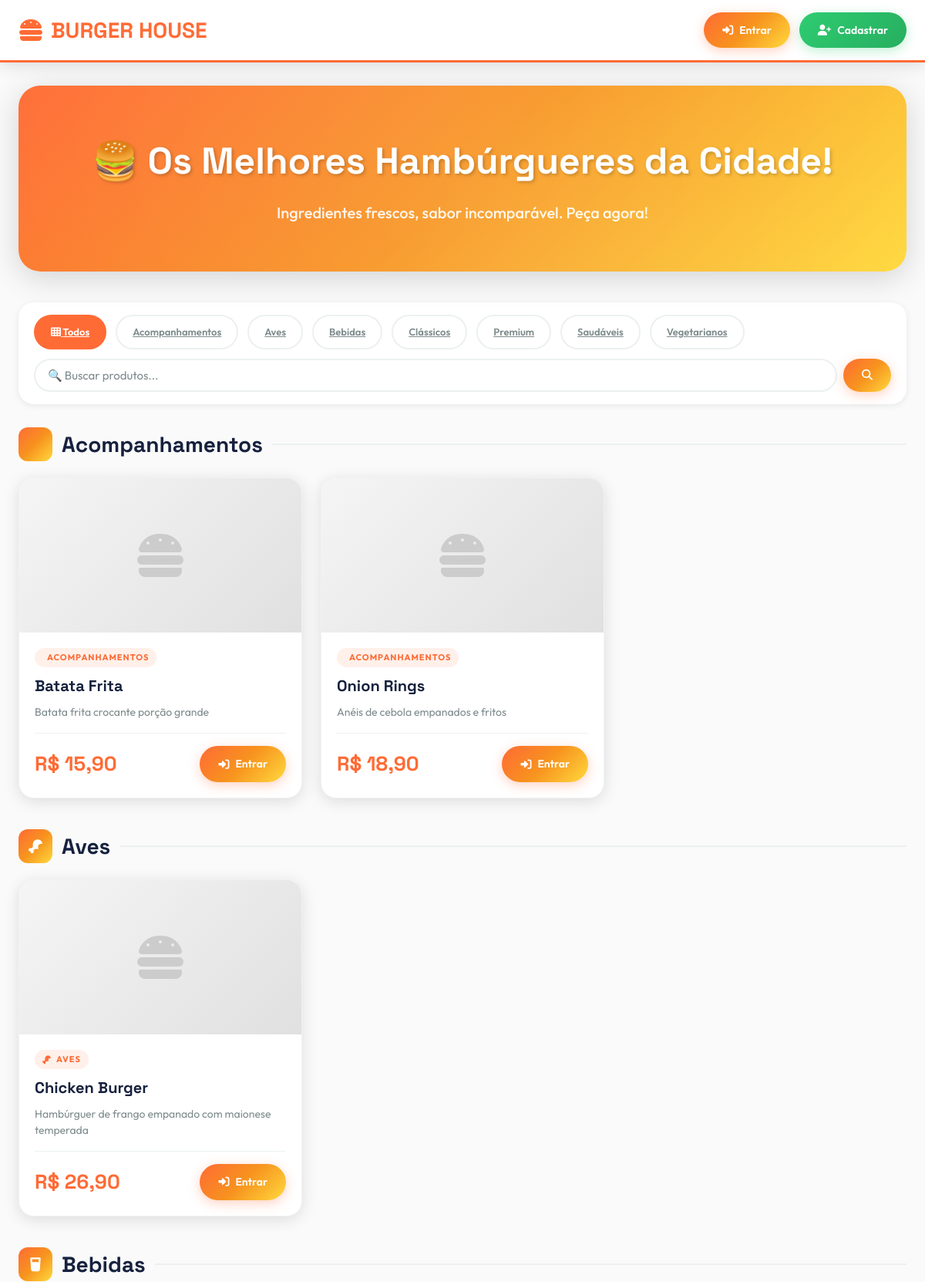
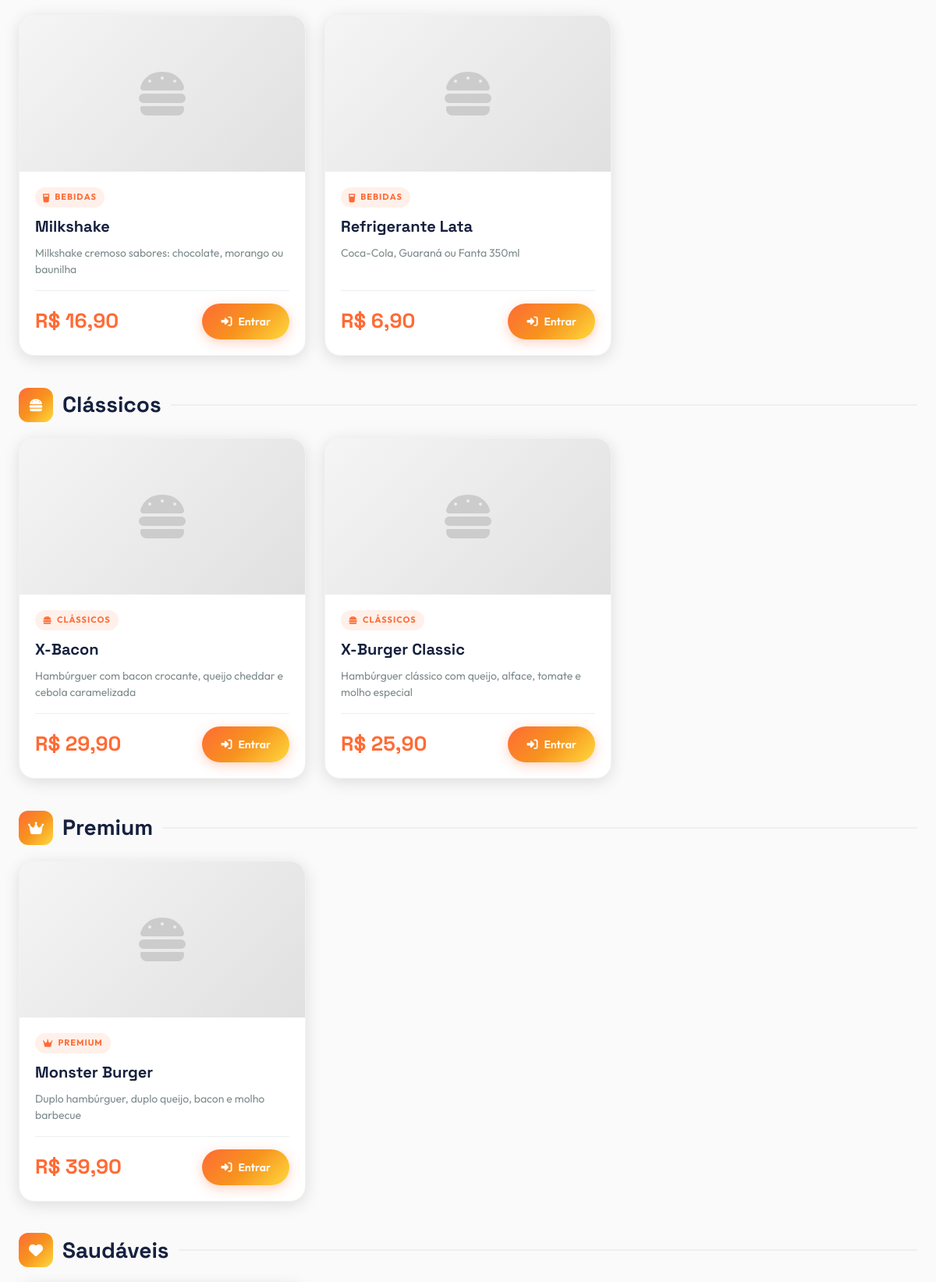
The page / (upper part) on the database its author committed (2 pictures, top to bottom).
### tables this page shows
CREATE TABLE produtos (
    id INT PRIMARY KEY AUTO_INCREMENT,
    nome VARCHAR(100) NOT NULL,
    descricao TEXT,
    preco DECIMAL(10,2) NOT NULL,
    categoria VARCHAR(50),
    imagem VARCHAR(255),
    disponivel TINYINT(1) DEFAULT 1,
    criado_em TIMESTAMP DEFAULT CURRENT_TIMESTAMP,
    INDEX idx_categoria (categoria),
    INDEX idx_disponivel (disponivel)
);

### index.php (the view, shortened to what this page needs)
<?php
include "config.php";
$categoria = $_GET['categoria'] ?? '';
$busca = $_GET['busca'] ?? '';
$usuario_id = $_SESSION['id_usuario'] ?? 0;
$where = ["disponivel = 1"];
$sql = "SELECT * FROM produtos WHERE " . implode(" AND ", $where) . " ORDER BY categoria, nome";
$stmt = $conn->prepare($sql);
$stmt->execute();
$produtos = $stmt->get_result()->fetch_all(MYSQLI_ASSOC);
$produtos_por_categoria = [];
foreach ($produtos as $p) {
    $cat = $p['categoria'] ?: 'Outros';
    $produtos_por_categoria[$cat][] = $p;
}
$categorias = $conn->query("SELECT DISTINCT categoria FROM produtos WHERE disponivel=1 AND categoria IS NOT NULL AND categoria!='' ORDER BY categoria")->fetch_all(MYSQLI_ASSOC);
$cart_count = $usuario_id ? $conn->query("SELECT COUNT(*) as t FROM carrinho WHERE id_cliente=$usuario_id")->fetch_assoc()['t'] : 0;
?>
<!DOCTYPE html>
<html lang="pt-BR">
<head>
    <link rel="stylesheet" href="https://cdnjs.cloudflare.com/ajax/libs/font-awesome/6.4.0/css/all.min.css">
    <link rel="stylesheet" href="style.css">
</head>
<body>
    <div class="header">
        <div class="header-container">
            <a href="index.php" class="logo"><i class="fas fa-hamburger"></i> BURGER HOUSE</a>
            <div class="nav-buttons">
                <?php if (isset($_SESSION['usuario'])): ?>
                    <?php if ($_SESSION['tipo'] == 'cliente'): ?>
                        <a href="carrinho.php" class="btn btn-primary carrinho-badge">
                            <i class="fas fa-shopping-cart"></i> Carrinho
                            <?php if ($cart_count > 0): ?>
                                <span class="badge" id="cart-badge"><?= $cart_count ?></span>
                            <?php endif; ?>
                        </a>
                        <a href="painel_cliente.php" class="btn btn-secondary"><i class="fas fa-user"></i> Minha Conta</a>
                    <?php else: ?>
                        <a href="painel_dono.php" class="btn btn-success"><i class="fas fa-tachometer-alt"></i> Painel Admin</a>
                    <?php endif; ?>
                    <span style="color: var(--gray);">Olá, <?= htmlspecialchars($_SESSION['usuario']) ?>!</span>
                    <a href="logout.php" class="btn btn-danger"><i class="fas fa-sign-out-alt"></i></a>
                <?php else: ?>
                    <a href="login.php" class="btn btn-primary"><i class="fas fa-sign-in-alt"></i> Entrar</a>
                    <a href="cadastro.php" class="btn btn-success"><i class="fas fa-user-plus"></i> Cadastrar</a>
                <?php endif; ?>
            </div>
        </div>
    </div>
    <div class="container">
        <div class="hero">
            <h1>🍔 Os Melhores Hambúrgueres da Cidade!</h1>
            <p>Ingredientes frescos, sabor incomparável. Peça agora!</p>
        </div>
        <div class="filters-bar">
            <a href="index.php" class="filter-btn <?= !$categoria ? 'active' : '' ?>">
                <i class="fas fa-th"></i> Todos
            </a>
            <?php foreach ($categorias as $cat): ?>
                <a href="?categoria=<?= urlencode($cat['categoria']) ?>"
                   class="filter-btn <?= $categoria == $cat['categoria'] ? 'active' : '' ?>">
                    <?= htmlspecialchars($cat['categoria']) ?>
                </a>
            <?php endforeach; ?>
            <form method="GET" style="display: flex; gap: 8px; flex: 1; min-width: 250px;">
                <input type="text" name="busca" class="search-input"
                       placeholder="🔍 Buscar produtos..."
                       value="<?= htmlspecialchars($busca) ?>">
                <button type="submit" class="btn btn-primary"><i class="fas fa-search"></i></button>
            </form>
        </div>
        <?php if (empty($produtos)): ?>
            <div class="card empty">
                <i class="fas fa-search"></i>
                <h2>Nenhum produto encontrado</h2>
                <p>Tente buscar por outro termo ou categoria</p>
                <br>
                <a href="index.php" class="btn btn-primary"><i class="fas fa-sync"></i> Ver Todos</a>
            </div>
        <?php else: ?>
            <?php foreach ($produtos_por_categoria as $cat => $prods): ?>
                <div class="categoria-section">
                    <div class="categoria-title">
                        <span class="categoria-icon">
                            <?php
                            $icons = [
                                'Clássicos' => 'hamburger',
                                'Premium' => 'crown',
                                'Aves' => 'drumstick-bite',
                                'Vegetarianos' => 'leaf',
                                'Acompanhamentos' => 'french-fries',
                                'Bebidas' => 'glass-water',
                                'Sobremesas' => 'ice-cream',
                                'Saudáveis' => 'heart',
                            ];
                            $icon = $icons[$cat] ?? 'utensils';
                            ?>
                            <i class="fas fa-<?= $icon ?>"></i>
                        </span>
                        <?= htmlspecialchars($cat) ?>
                    </div>
                    <div class="produtos-grid">
                        <?php foreach ($prods as $p): ?>
                            <div class="produto-card">
                                <div style="position: relative; overflow: hidden;">
                                    <?php if ($p['imagem'] && file_exists($p['imagem'])): ?>
                                        <img src="<?= htmlspecialchars($p['imagem']) ?>"
                                             alt="<?= htmlspecialchars($p['nome']) ?>"
                                             class="produto-imagem">
                                    <?php else: ?>
                                        <div class="produto-imagem" style="display:flex;align-items:center;justify-content:center;background:linear-gradient(135deg,#f5f5f5,#e0e0e0);">
                                            <i class="fas fa-hamburger" style="font-size:64px;color:#ccc;"></i>
                                        </div>
                                    <?php endif; ?>
                                </div>
                                <div class="produto-info">
                                    <span class="produto-categoria">
                                        <i class="fas fa-<?= $icon ?>"></i> <?= htmlspecialchars($p['categoria']) ?>
                                    </span>
                                    <div class="produto-nome"><?= htmlspecialchars($p['nome']) ?></div>
                                    <div class="produto-descricao"><?= htmlspecialchars($p['descricao']) ?></div>
                                    <div class="produto-footer">
                                        <div class="produto-preco">R$ <?= number_format($p['preco'], 2, ',', '.') ?></div>
                                        <?php if (isset($_SESSION['usuario']) && $_SESSION['tipo'] == 'cliente'): ?>
                                            <button type="button"
                                                    class="btn btn-success add-btn"
                                                    onclick="adicionarCarrinho(<?= $p['id'] ?>, this)"
                                                    data-id="<?= $p['id'] ?>">
                                                <i class="fas fa-cart-plus"></i> Adicionar
                                            </button>
                                        <?php else: ?>
                                            <a href="login.php" class="btn btn-primary">
                                                <i class="fas fa-sign-in-alt"></i> Entrar
                                            </a>
                                        <?php endif; ?>
                                    </div>
                                </div>
                            </div>
                        <?php endforeach; ?>
                    </div>
                </div>
            <?php endforeach; ?>
        <?php endif; ?>
    </div>
</body>
</html>

### index.php (style rules this page uses)
.categoria-section { margin-bottom: 40px; }
.categoria-title { font-family: 'Space Grotesk', sans-serif; font-size: 28px; font-weight: 700; color: var(--dark); margin-bottom: 20px; display: flex; align-items: center; gap: 12px; }
.categoria-title::after { content: ''; flex: 1; height: 2px; background: var(--light-gray); }
.categoria-icon { width: 44px; height: 44px; background: var(--gradient-fire); border-radius: 12px; display: flex; align-items: center; justify-content: center; color: white; font-size: 18px; }
.filters-bar { background: var(--white); padding: 16px 20px; border-radius: var(--radius-lg); margin-bottom: 30px; box-shadow: var(--shadow-sm); display: flex; gap: 12px; flex-wrap: wrap; align-items: center; }
.filter-btn { padding: 10px 20px; border: 2px solid var(--light-gray); background: var(--white); border-radius: var(--radius-full); cursor: pointer; font-family: 'Outfit', sans-serif; font-weight: 600; font-size: 13px; color: var(--gray); transition: var(--transition); }
.filter-btn:hover, .filter-btn.active { border-color: var(--primary); background: var(--primary); color: white; }
.search-input { flex: 1; min-width: 200px; padding: 10px 16px; border: 2px solid var(--light-gray); border-radius: var(--radius-full); font-family: 'Outfit', sans-serif; }

### rows shown on the page
produtos: categoria "ACOMPANHAMENTOS", nome "Batata Frita", descricao "Batata frita crocante porção grande", preco "15,90"
produtos: categoria "ACOMPANHAMENTOS", nome "Onion Rings", descricao "Anéis de cebola empanados e fritos", preco "18,90"
produtos: categoria "AVES", nome "Chicken Burger", descricao "Hambúrguer de frango empanado com maionese temperada", preco "26,90"
produtos: categoria "BEBIDAS", nome "Milkshake", descricao "Milkshake cremoso sabores: chocolate, morango ou baunilha", preco "16,90"
produtos: categoria "BEBIDAS", nome "Refrigerante Lata", descricao "Coca-Cola, Guaraná ou Fanta 350ml", preco "6,90"
produtos: categoria "CLÁSSICOS", nome "X-Bacon", descricao "Hambúrguer com bacon crocante, queijo cheddar e cebola caramelizada", preco "29,90"
produtos: categoria "CLÁSSICOS", nome "X-Burger Classic", descricao "Hambúrguer clássico com queijo, alface, tomate e molho especial", preco "25,90"
produtos: categoria "PREMIUM", nome "Monster Burger", descricao "Duplo hambúrguer, duplo queijo, bacon e molho barbecue", preco "39,90"

### other values the page prints
$cat['categoria'] "Acompanhamentos"
$cat['categoria'] "Aves"
$cat['categoria'] "Bebidas"
$cat['categoria'] "Clássicos"
$cat['categoria'] "Premium"
$cat['categoria'] "Saudáveis"
$cat['categoria'] "Vegetarianos"
$cat "Acompanhamentos"
$cat "Aves"
$cat "Bebidas"
$cat "Clássicos"
$cat "Premium"
$cat "Saudáveis"
